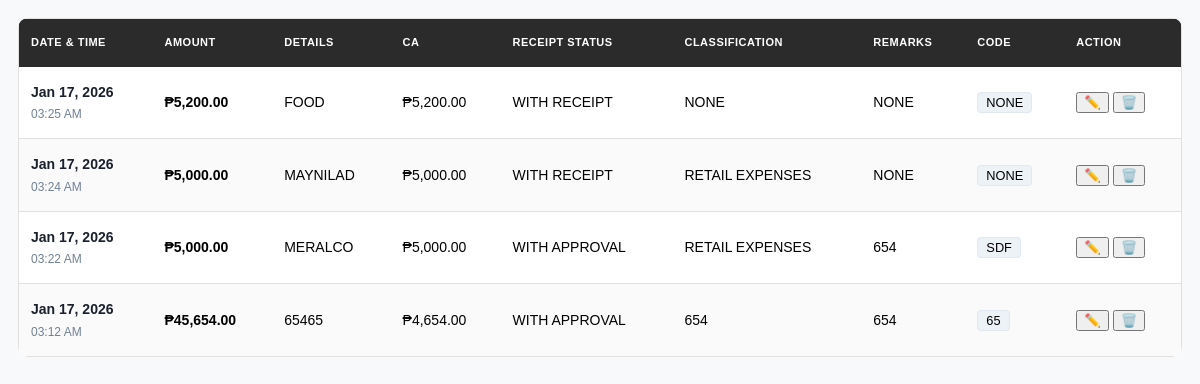
The app's page /expenses.php (signed in) with its own data.
### tables this page shows
CREATE TABLE `expenses` (
  `expense_id` int(11) NOT NULL,
  `branch_id` int(11) DEFAULT NULL,
  `month_name` varchar(20) DEFAULT NULL,
  `date` datetime NOT NULL,
  `amount` decimal(10,2) NOT NULL,
  `details` text DEFAULT NULL,
  `ca` decimal(10,2) DEFAULT NULL,
  `category` varchar(50) DEFAULT NULL,
  `classification` varchar(100) DEFAULT NULL,
  `remarks` text DEFAULT NULL,
  `code` varchar(50) DEFAULT NULL
);

### expenses.php (the view, shortened to what this page needs)
<?php
require_once 'includes/auth.php';
$branchId = $_SESSION['branch_id'] ?? null;
function refValues($arr) {
    $refs = [];
    foreach($arr as $key => $value) $refs[$key] = &$arr[$key];
    return $refs;
}
$limit = 30;
$page = isset($_GET['page']) ? (int)$_GET['page'] : 1;
$offset = ($page - 1) * $limit;
$whereClauses = [];
$params = [];
$types = "";
$whereClauses[] = "e.branch_id = ?";
$params[] = $branchId;
$types .= "i";
$whereSQL = !empty($whereClauses) ? 'WHERE ' . implode(' AND ', $whereClauses) : '';
$sql = "SELECT e.*, b.branch_name
        FROM expenses e
        LEFT JOIN branches b ON e.branch_id = b.branch_id
        $whereSQL
        ORDER BY e.date DESC
        LIMIT ?, ?";
$params2 = array_merge($params, [$offset, $limit]);
$types2 = $types . "ii";
$stmt = $conn->prepare($sql);
call_user_func_array([$stmt, 'bind_param'], refValues(array_merge([$types2], $params2)));
$stmt->execute();
$result = $stmt->get_result();
?>
<!DOCTYPE html>
<html lang="en">
<head>
    <link rel="stylesheet" href="assets/css/expenses.css">
</head>
<body>
    <div class="table-wrapper">
        <table>
            <thead>
                <tr>
                    <th>Date & Time</th>
                    <th>Amount</th>
                    <th>Details</th>
                    <th>CA</th>
                    <th>Receipt Status</th>
                    <th>Classification</th>
                    <th>Remarks</th>
                    <th>Code</th>
                    <th>Action</th>
                </tr>
            </thead>
            <tbody>
                <?php while ($row = $result->fetch_assoc()):
                    $ts = strtotime($row['date']);
                    $fDate = date('M d, Y', $ts);
                    $fTime = date('h:i A', $ts);
                ?>
                <tr data-id="<?= $row['expense_id'] ?>">
                    <td>
                        <div class="dt-container">
                            <span class="dt-date"><?= $fDate ?></span>
                            <span class="dt-time"><i class="fa-regular fa-clock"></i> <?= $fTime ?></span>
                        </div>
                    </td>
                    <td class="amount-cell">₱<?= number_format($row['amount'], 2) ?></td>
                    <td><?= htmlspecialchars($row['details']) ?></td>
                    <td>₱<?= number_format($row['ca'], 2) ?></td>
                    <td><?= htmlspecialchars($row['category']) ?></td>
                    <td><?= htmlspecialchars($row['classification']) ?></td>
                    <td><?= htmlspecialchars($row['remarks']) ?></td>
                    <td><span class="badge-code"><?= htmlspecialchars($row['code']) ?></span></td>
                    <td style="white-space: nowrap;">
                        <button class="editBtn" data-id="<?= $row['expense_id'] ?>" title="Edit">✏️</button>
                        <button class="delete-btn" data-id="<?= $row['expense_id'] ?>" title="Delete">🗑️</button>
                    </td>
                </tr>
                <?php endwhile; ?>
            </tbody>
        </table>
    </div>
</body>
</html>

### assets/css/expenses.css (style rules this page uses)
body { font-family: 'Poppins', sans-serif; margin: 0; background-color: #f8f9fa; color: #2b2b2b; line-height: 1.6; }
table { border-collapse: collapse; width: 100%; background: white; border: 1px solid #e0e0e0; }
.table-wrapper { margin: 1.5%; border-collapse: separate; overflow: hidden; border-radius: 10px; }
th { background: #2b2b2b; color: #ffffff !important; padding: 15px 12px; text-transform: uppercase; font-weight: 600; font-size: 11px; letter-spacing: 0.5px; text-align: left; position: sticky; top: 0; }
td { padding: 14px 12px; border-bottom: 1px solid #e0e0e0; color: #000000 !important; font-size: 14px; }
tr:nth-child(even) { background-color: #fafafa; }
.delete-btn { cursor: pointer; }
.editBtn { cursor: pointer; }

### expenses.php (style rules this page uses)
.dt-container { display: flex; flex-direction: column; }
.dt-date { font-weight: 600; color: #1a202c; }
.dt-time { font-size: 0.75rem; color: #718096; margin-top: 2px; }
.amount-cell { font-weight: 700; color: #2d3748; }
.badge-code { background: #edf2f7; padding: 2px 8px; border-radius: 4px; font-size: 0.8rem; border: 1px solid #e2e8f0; }

### records on screen
expenses: date "Jan 17, 2026", date "03:25 AM", amount "5,200.00", details "FOOD", ca "5,200.00", category "WITH RECEIPT", classification "NONE", remarks "NONE", code "NONE"
expenses: date "Jan 17, 2026", date "03:24 AM", amount "5,000.00", details "MAYNILAD", ca "5,000.00", category "WITH RECEIPT", classification "RETAIL EXPENSES", remarks "NONE", code "NONE"
expenses: date "Jan 17, 2026", date "03:22 AM", amount "5,000.00", details "MERALCO", ca "5,000.00", category "WITH APPROVAL", classification "RETAIL EXPENSES", remarks "654", code "SDF"
expenses: date "Jan 17, 2026", date "03:12 AM", amount "45,654.00", details "65465", ca "4,654.00", category "WITH APPROVAL", classification "654", remarks "654", code "65"
